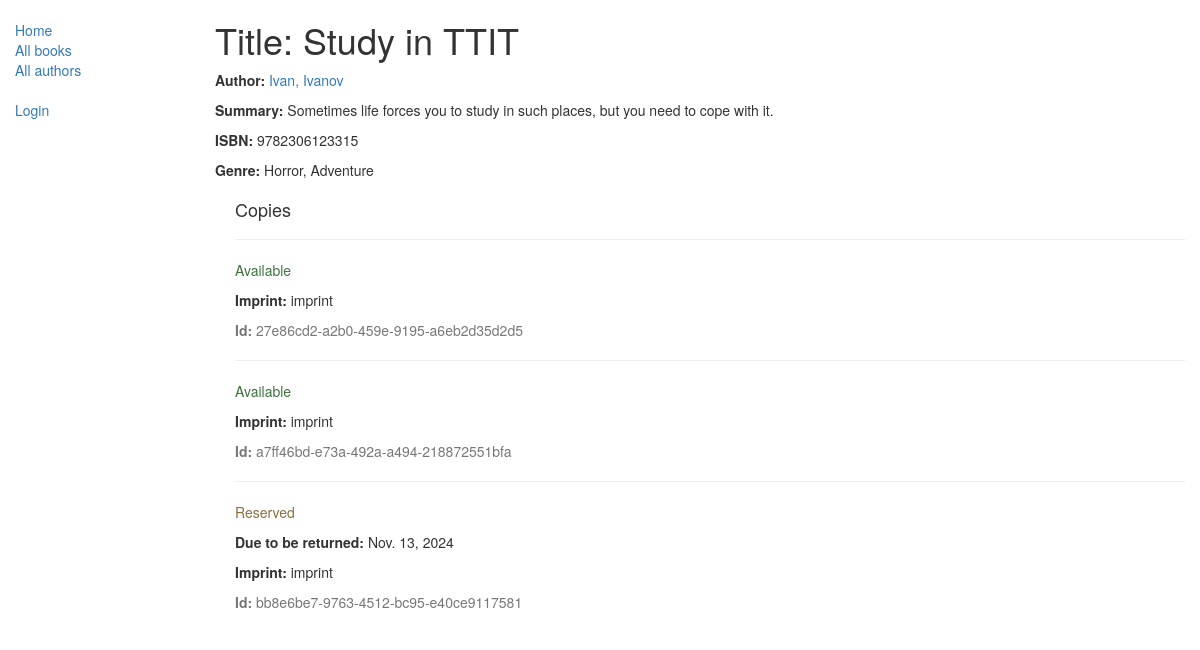
/catalog/book/1, run on the app's committed database.
### catalog/models.py (models this page shows, shortened)
class Book(models.Model):
    title = models.CharField(max_length=200)
    author = models.ForeignKey('Author', on_delete=models.SET_NULL, null=True)
    summary = models.TextField(max_length=1000, help_text="Enter a brief description of the book")
    isbn = models.CharField('ISBN',max_length=13, help_text='13 Character <a href="https://www.isbn-international.org/content/what-isbn">ISBN number</a>')
    genre = models.ManyToManyField(Genre, help_text="Select a genre for this book")
    def display_genre(self):
        """
        Creates a string for the Genre. This is required to display genre in Admin.
        """
        return ', '.join([ genre.name for genre in self.genre.all()[:3] ])
    display_genre.short_description = 'Genre'

class Author(models.Model):
    first_name = models.CharField(max_length=100)
    last_name = models.CharField(max_length=100)
    date_of_birth = models.DateField(null=True, blank=True)
    date_of_death = models.DateField('Died', null=True, blank=True)
    def __str__(self):
        return '%s, %s' % (self.last_name, self.first_name)
    class Meta:
        ordering = ['last_name']

class Genre(models.Model):
    name = models.CharField(max_length=200, help_text="Enter a book genre (e.g. Science Fiction, French Poetry etc.)")
    def __str__(self):
        return self.name

class BookInstance(models.Model):
    id = models.UUIDField(primary_key=True, default=uuid.uuid4, help_text="Unique ID for this particular book across whole library")
    book = models.ForeignKey('Book', on_delete=models.SET_NULL, null=True)
    imprint = models.CharField(max_length=200)
    due_back = models.DateField(null=True, blank=True)
    borrower = models.ForeignKey(User, on_delete=models.SET_NULL, null=True, blank=True)
    LOAN_STATUS = (
        ('m', 'Maintenance'),
        ('o', 'On loan'),
        ('a', 'Available'),
        ('r', 'Reserved'),
    )
    status = models.CharField(max_length=1, choices=LOAN_STATUS, blank=True, default='m', help_text='Book availability')
    class Meta:
        ordering = ["due_back"]
        permissions = (("can_mark_returned", "Set book as returned"),)

### catalog/views.py (the view)
# urls.py: path('book/<int:pk>', views.BookDetailView.as_view(), name='book-detail'),
class BookDetailView(generic.DetailView):
    model = Book

### catalog/templates/catalog/book_detail.html (shortened to what this page needs)
{% extends "base_generic.html" %}
{% block content %}
  <h1>Title: {{ book.title }}</h1>
  <p><strong>Author:</strong> <a href="{% url 'author-detail' book.author.pk %}">{{ book.author }}</a></p>
  <p><strong>Summary:</strong> {{ book.summary }}</p>
  <p><strong>ISBN:</strong> {{ book.isbn }}</p>
  <p><strong>Genre:</strong> {% for genre in book.genre.all %} {{ genre }}{% if not forloop.last %}, {% endif %}{% endfor %}</p>
  <div style="margin-left:20px;margin-top:20px">
    <h4>Copies</h4>
    {% for copy in book.bookinstance_set.all %}
    <hr>
    <p
      class="{% if copy.status == 'a' %}text-success{% elif copy.status == 'd' %}text-danger
      {% else %}text-warning{% endif %}"
    >
      {{ copy.get_status_display }}
    </p>
    {% if copy.status != 'a' %}<p><strong>Due to be returned:</strong> {{copy.due_back}}</p>{% endif %}
    <p><strong>Imprint:</strong> {{copy.imprint}}</p>
    <p class="text-muted"><strong>Id:</strong> {{copy.id}}</p>
    {% endfor %}
  </div>
{% endblock %}

### data on the page
Book: title "Study in TTIT", author "Ivan, Ivanov", summary "Sometimes life forces you to study in such places, but you need to cope with it.", isbn "9782306123315"
Genre: name "Horror"
Genre: name "Adventure"
BookInstance: status "Available", imprint "imprint", id "27e86cd2-a2b0-459e-9195-a6eb2d35d2d5"
BookInstance: status "Available", imprint "imprint", id "a7ff46bd-e73a-492a-a494-218872551bfa"
BookInstance: status "Reserved", due_back "Nov. 13, 2024", imprint "imprint", id "bb8e6be7-9763-4512-bc95-e40ce9117581"
